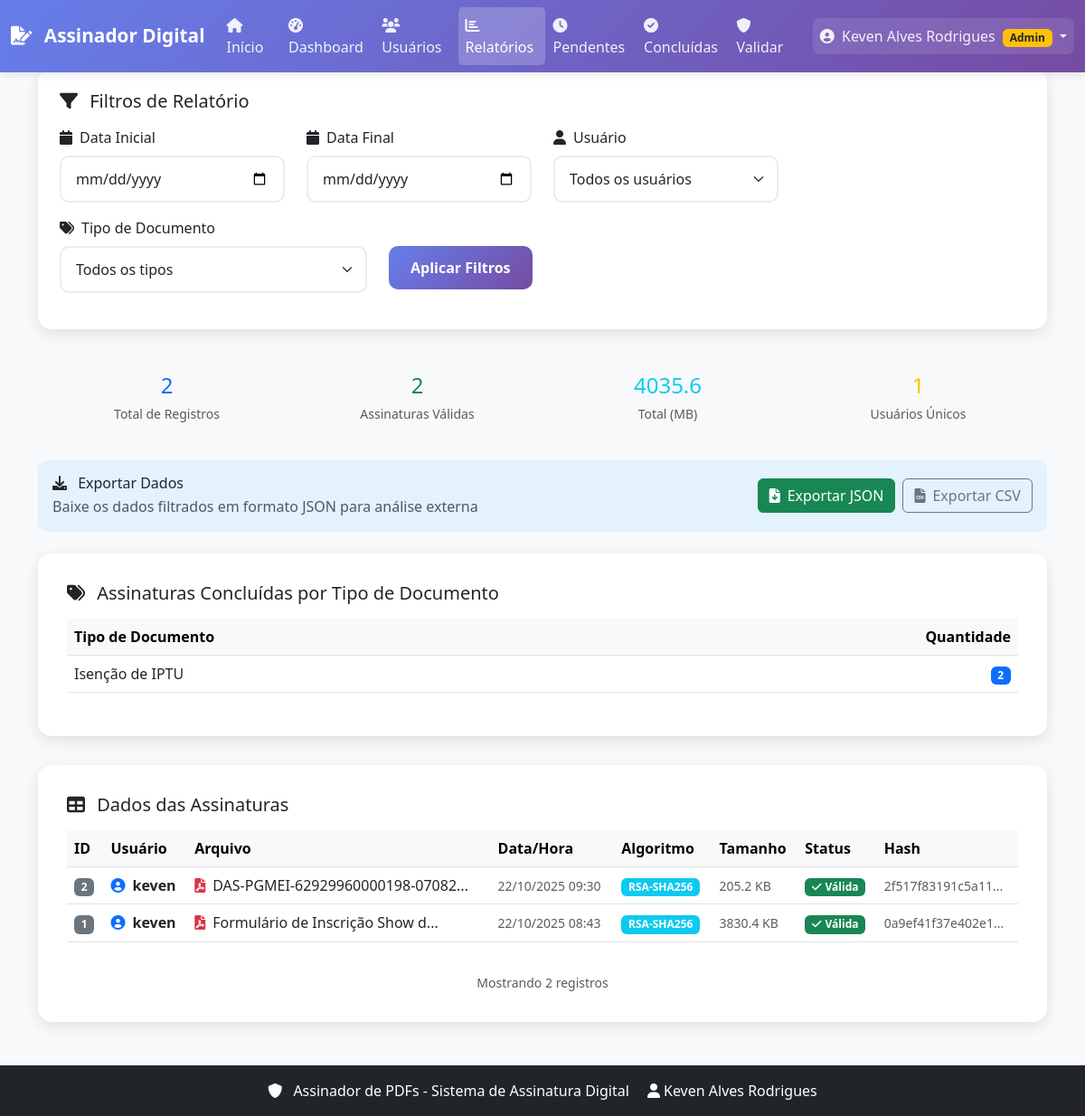
Page /admin/reports (signed in) on the earlier database version.
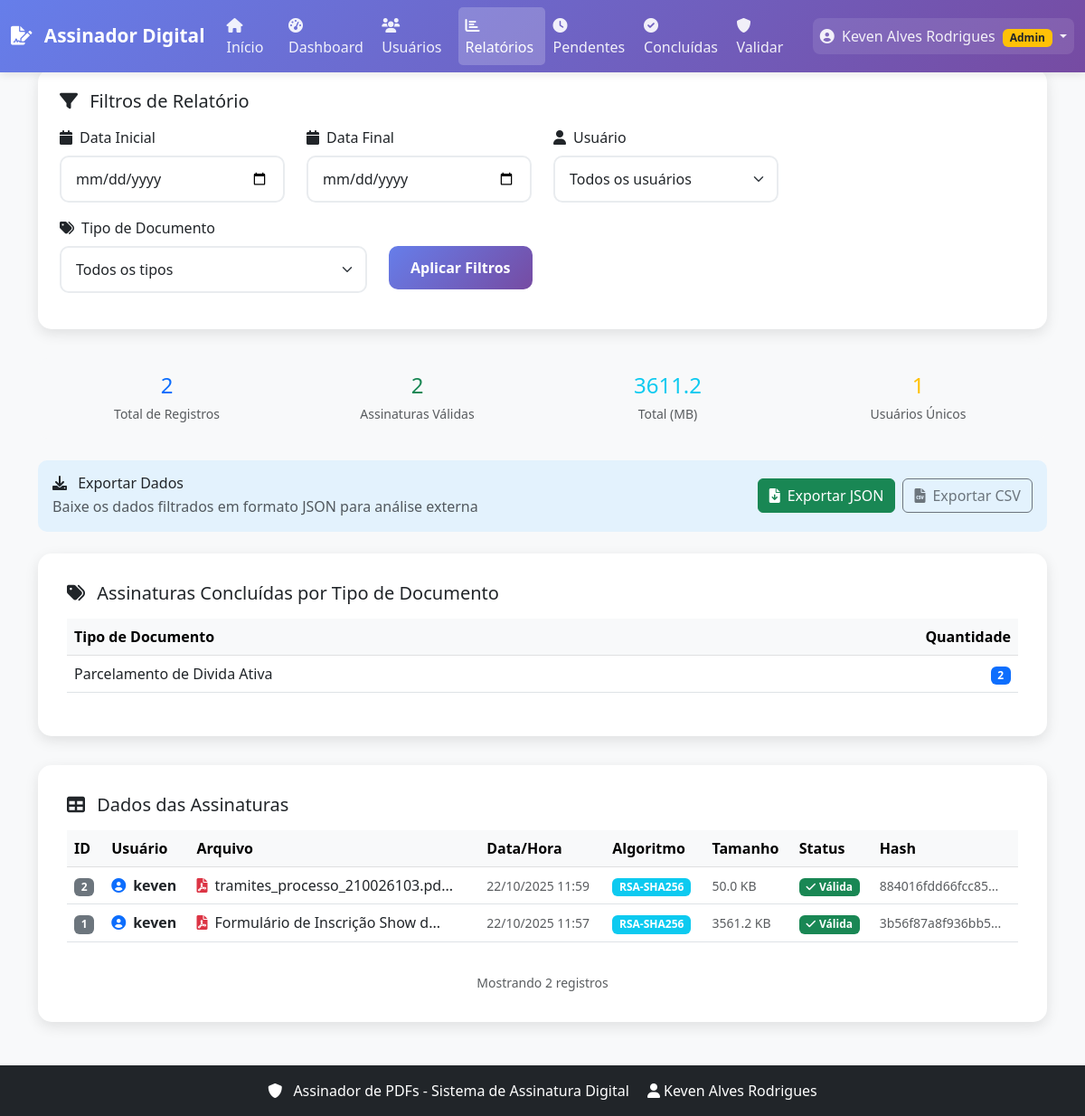
Same page on the later database version.
### models.py (models this page shows, shortened)
class DocumentType(db.Model):
    __tablename__ = 'document_types'
    id = db.Column(db.Integer, primary_key=True)
    name = db.Column(db.String(120), unique=True, nullable=False)
    description = db.Column(db.String(255))
    active = db.Column(db.Boolean, default=True)
    created_at = db.Column(db.DateTime, default=datetime.now)
    updated_at = db.Column(db.DateTime, default=datetime.now, onupdate=datetime.now)
    signatures = db.relationship('Signature', backref='document_type', lazy='dynamic')

class Signature(db.Model):
    __tablename__ = 'signatures'
    __table_args__ = (
        db.Index('idx_signatures_user_id', 'user_id'),
        db.Index('idx_signatures_timestamp', 'timestamp'),
        db.Index('idx_signatures_file_id', 'file_id'),
        db.Index('idx_signatures_status', 'status'),
        db.Index('idx_signatures_hash', 'signature_hash'),
    )
    id = db.Column(db.Integer, primary_key=True)
    user_id = db.Column(db.Integer, db.ForeignKey('users.id'), nullable=False)
    file_id = db.Column(db.String(255), nullable=False)
    original_filename = db.Column(db.String(255), nullable=False)
    signature_hash = db.Column(db.String(64), nullable=False)  # SHA-256 hex = 64 chars
    signature_algorithm = db.Column(db.String(50), nullable=False)
    signature_data = db.Column(db.Text)  # Dados da assinatura digital (base64)
    timestamp = db.Column(db.DateTime, default=datetime.now)
    file_size = db.Column(db.Integer)
    signature_valid = db.Column(db.Boolean, default=True)
    signed_pdf = db.Column(db.LargeBinary)
    pdf_hash_cached = db.Column(db.String(64), index=True)  # Cache do hash para evitar recalcular
    pdf_file_path = db.Column(db.String(500))  # Caminho do PDF no filesystem
    document_type_id = db.Column(db.Integer, db.ForeignKey('document_types.id'))
    client_name = db.Column(db.String(255))
    client_cpf = db.Column(db.String(14))
    client_email = db.Column(db.String(255))
    client_phone = db.Column(db.String(20))
    client_birth_date = db.Column(db.Date)
    client_address = db.Column(db.Text)
    ip_address = db.Column(db.String(45))
    mac_address = db.Column(db.String(17))  # Formato XX:XX:XX:XX:XX:XX
    user_agent = db.Column(db.Text)
    browser_name = db.Column(db.String(50))
    browser_version = db.Column(db.String(20))
    operating_system = db.Column(db.String(100))
    device_type = db.Column(db.String(20))  # Desktop, Mobile, Tablet
    screen_resolution = db.Column(db.String(20))
    timezone = db.Column(db.String(50))
    location_country = db.Column(db.String(100))
    location_city = db.Column(db.String(100))
    location_latitude = db.Column(db.Float)
    location_longitude = db.Column(db.Float)
    signature_method = db.Column(db.String(20), default='drawing')  # drawing, upload, etc.
    signature_duration = db.Column(db.Integer)  # Tempo gasto na assinatura em segundos
    verification_status = db.Column(db.String(20), default='verified')
    verification_notes = db.Column(db.Text)
    status = db.Column(db.String(20), default='pending')  # pending, completed, cancelled
    created_at = db.Column(db.DateTime, default=datetime.now)
    updated_at = db.Column(db.DateTime, default=datetime.now, onupdate=datetime.now)

class User(UserMixin, db.Model):
    __tablename__ = 'users'
    __table_args__ = (
        db.Index('idx_users_username', 'username'),
        db.Index('idx_users_email', 'email'),
        db.Index('idx_users_role', 'role'),
    )
    id = db.Column(db.Integer, primary_key=True)
    username = db.Column(db.String(80), unique=True, nullable=False)
    email = db.Column(db.String(120), unique=True, nullable=False)
    password_hash = db.Column(db.String(255), nullable=True)  # Nullable para usuários LDAP
    full_name = db.Column(db.String(120), nullable=False)
    role = db.Column(db.String(20), default='user')  # 'user' ou 'admin'
    is_active = db.Column(db.Boolean, default=True)
    created_at = db.Column(db.DateTime, default=datetime.now)
    last_login = db.Column(db.DateTime)
    must_change_password = db.Column(db.Boolean, default=False)
    signatures = db.relationship('Signature', backref='user', lazy='dynamic')
    ldap_dn = db.Column(db.String(500))  # Distinguished Name do LDAP
    department = db.Column(db.String(200))  # Departamento
    position = db.Column(db.String(200))  # Cargo
    phone = db.Column(db.String(50))  # Telefone
    mobile = db.Column(db.String(50))  # Celular
    city = db.Column(db.String(100))  # Cidade
    state = db.Column(db.String(100))  # Estado
    postal_code = db.Column(db.String(20))  # CEP
    country = db.Column(db.String(100))  # País
    street_address = db.Column(db.String(500))  # Endereço
    home_phone = db.Column(db.String(50))  # Telefone residencial
    work_address = db.Column(db.String(500))  # Endereço comercial
    fax = db.Column(db.String(50))  # Fax
    pager = db.Column(db.String(50))  # Pager
    is_ldap_user = db.Column(db.Boolean, default=False)  # Indica se é usuário LDAP
    def is_admin(self):
        return self.role == 'admin'

### app.py (the view, shortened to what this page needs)
    @app.route('/admin/reports')
    @admin_required
    def admin_reports():
        form = ReportFilterForm()
        cache_key_users = "admin_users_list"
        cached_users = app.cache.get(cache_key_users)
        if cached_users:
            form.user_id.choices = cached_users
        else:
            users_list = [(0, 'Todos os usuários')] + [(u.id, u.username) for u in User.query.all()]
            form.user_id.choices = users_list
            app.cache.set(cache_key_users, users_list, timeout=3600)
        from models import DocumentType
        type_choices = [(0, 'Todos os tipos')] + [(t.id, t.name) for t in DocumentType.query.order_by(DocumentType.name.asc()).all()]
        form.document_type_id.choices = type_choices
        signatures = Signature.query.order_by(Signature.timestamp.desc()).limit(100)
        signatures_list = signatures.all()
        from models import DocumentType
        type_counts_query = db.session.query(
            DocumentType.name.label('type_name'),
            db.func.count(Signature.id).label('count')
        ).join(Signature, Signature.document_type_id == DocumentType.id)
        type_counts_query = type_counts_query.filter(Signature.status == 'completed')
        if form.user_id.data and form.user_id.data != 0:
            type_counts_query = type_counts_query.filter(Signature.user_id == form.user_id.data)
        if form.date_from.data:
            try:
                date_from = datetime.strptime(form.date_from.data, '%Y-%m-%d')
                type_counts_query = type_counts_query.filter(Signature.timestamp >= date_from)
            except ValueError:
                pass
        if form.date_to.data:
            try:
                date_to = datetime.strptime(form.date_to.data, '%Y-%m-%d') + timedelta(days=1)
                type_counts_query = type_counts_query.filter(Signature.timestamp < date_to)
            except ValueError:
                pass
        if form.document_type_id.data and form.document_type_id.data != 0:
            type_counts_query = type_counts_query.filter(Signature.document_type_id == form.document_type_id.data)
        type_counts = type_counts_query.group_by(DocumentType.name).order_by(DocumentType.name.asc()).all()
        return render_template('admin/reports.html', form=form, signatures=signatures_list, type_counts=type_counts)

### app.py (called while the page is built)
def get_client_ip(request_obj):
    if request_obj.headers.get('X-Forwarded-For'):
        return request_obj.headers.get('X-Forwarded-For').split(',')[0].strip()
    elif request_obj.headers.get('X-Real-IP'):
        return request_obj.headers.get('X-Real-IP')
    elif request_obj.headers.get('X-Forwarded'):
        return request_obj.headers.get('X-Forwarded')
    elif request_obj.headers.get('X-Cluster-Client-IP'):
        return request_obj.headers.get('X-Cluster-Client-IP')
    else:
        return request_obj.remote_addr

### auth.py (called while the page is built)
def admin_required(f):
    @wraps(f)
    def decorated_function(*args, **kwargs):
        if not current_user.is_authenticated:
            return redirect(url_for('login'))
        if not current_user.is_admin():
            flash('Acesso negado. Privilégios de administrador necessários.', 'error')
            return redirect(url_for('index'))
        return f(*args, **kwargs)
    return decorated_function

### utils/mobile_optimizations.py (called while the page is built, shortened)
def optimize_for_device():
    if not is_mobile_device():
        return

def get_optimized_query_limits():
    if not is_mobile_device():
        return 100  # Desktop

def get_mobile_headers():
    if not is_mobile_device():
        return {}

### templates/admin/reports.html (shortened to what the changed rows need)
{% extends "base.html" %}
{% block content %}
<div class="container">
        <div class="stats-summary">
            <div class="row text-center">
                <div class="col-md-3">
                    <h4 class="text-info mb-1">
                        {% if signatures %}
                            {{ (signatures|map(attribute='file_size')|sum / 1024)|round(1) }}
                        {% else %}
                            0
                        {% endif %}
                    </h4>
                    <small class="text-muted">Total (MB)</small>
                </div>
            </div>
        </div>
        {% if type_counts %}
        <div class="reports-card">
            <div class="table-responsive">
                <table class="table table-hover">
                    <thead class="table-light">
                        <tr>
                            <th>Tipo de Documento</th>
                            <th class="text-end">Quantidade</th>
                        </tr>
                    </thead>
                    <tbody>
                        {% for row in type_counts %}
                        <tr>
                            <td>{{ row.type_name or 'Sem Tipo' }}</td>
                            <td class="text-end">
                                <span class="badge bg-primary">{{ row.count }}</span>
                            </td>
                        </tr>
                        {% endfor %}
                    </tbody>
                </table>
            </div>
        </div>
        {% endif %}
        <div class="reports-card">
            {% if signatures %}
                <div class="table-responsive">
                    <table class="table table-hover">
                        <thead class="table-light">
                            <tr>
                                <th>ID</th>
                                <th>Usuário</th>
                                <th>Arquivo</th>
                                <th>Data/Hora</th>
                                <th>Algoritmo</th>
                                <th>Tamanho</th>
                                <th>Status</th>
                                <th>Hash</th>
                            </tr>
                        </thead>
                        <tbody>
                            {% for signature in signatures %}
                            <tr>
                                <td>
                                    <span class="badge bg-secondary">{{ signature.id }}</span>
                                </td>
                                <td>
                                    <div class="d-flex align-items-center">
                                        <i class="fas fa-user-circle me-2 text-primary"></i>
                                        <strong>{{ signature.user.username if signature.user else 'N/A' }}</strong>
                                    </div>
                                </td>
                                <td>
                                    <div class="d-flex align-items-center">
                                        <i class="fas fa-file-pdf me-2 text-danger"></i>
                                        <span title="{{ signature.original_filename }}">
                                            {{ signature.original_filename[:30] }}{% if signature.original_filename|length > 30 %}...{% endif %}
                                        </span>
                                    </div>
                                </td>
                                <td>
                                    <small class="text-muted">
                                        {{ signature.timestamp.strftime('%d/%m/%Y %H:%M') }}
                                    </small>
                                </td>
                                <td>
                                    <span class="badge bg-info">{{ signature.signature_algorithm }}</span>
                                </td>
                                <td>
                                    <small class="text-muted">
                                        {{ (signature.file_size / 1024)|round(1) }} KB
                                    </small>
                                </td>
                                <td>
                                    {% if signature.signature_valid %}
                                        <span class="badge bg-success">
                                            <i class="fas fa-check me-1"></i>Válida
                                        </span>
                                    {% else %}
                                        <span class="badge bg-danger">
                                            <i class="fas fa-times me-1"></i>Inválida
                                        </span>
                                    {% endif %}
                                </td>
                                <td>
                                    <small class="text-muted" title="{{ signature.signature_hash }}">
                                        {{ signature.signature_hash[:16] }}...
                                    </small>
                                </td>
                            </tr>
                            {% endfor %}
                        </tbody>
                    </table>
                </div>
            {% endif %}
        </div>
    </div>
</div>
{% endblock %}

Differences in the rows shown:
removed DocumentType: name "Isenção de IPTU", count "2"
added DocumentType: name "Parcelamento de Divida Ativa", count "2"
changed Signature id 2: original_filename "DAS-PGMEI-62929960000198-07082" → "tramites_processo_210026103.pd"; timestamp "22/10/2025 09:30" → "22/10/2025 11:59"; (signature.file_size/1024)|round(1) "205.2" → "50.0"; signature_hash "2f517f83191c5a11" → "884016fdd66fcc85"
changed Signature "Formulário de Inscrição Show d": timestamp "22/10/2025 08:43" → "22/10/2025 11:57"; (signature.file_size/1024)|round(1) "3830.4" → "3561.2"; signature_hash "0a9ef41f37e402e1" → "3b56f87a8f936bb5"
Other differences:
{{ (signatures|map(attribute='file_size')|sum / 1024)|round(1) }}: "4035.6" → "3611.2"
